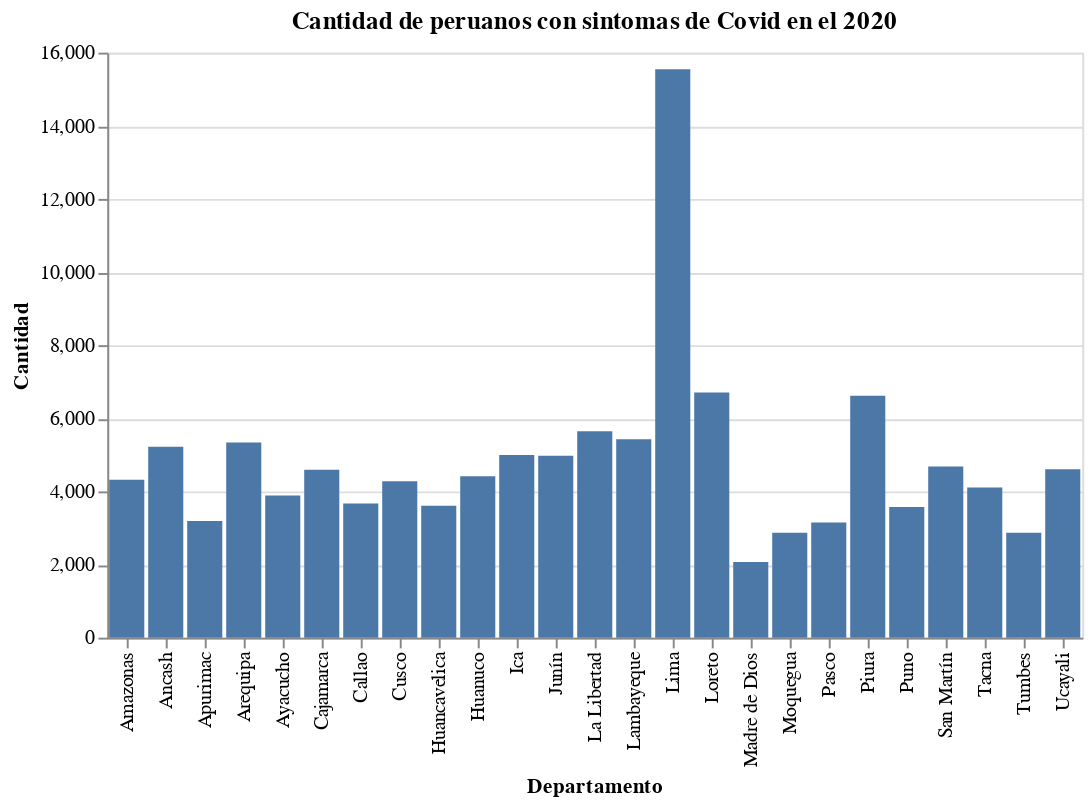

Source (notebook cell):
### Code cell
alt.Chart(a2).mark_bar().encode(alt.Y("Cantidad"),alt.X("Departamento")).properties(
    title='Cantidad de peruanos con sintomas de Covid en el 2020'
)

### Figure 1 — Vega-Lite specification as saved in the notebook (floating-point values rounded to 4 significant figures)
{"config": {"view": {"continuousWidth": 400, "continuousHeight": 300}}, "data": {"name": "data-796f1851fbcd63f77fda4b0fed57d404"}, "mark": "bar", "encoding": {"x": {"field": "Departamento", "type": "nominal"}, "y": {"field": "Cantidad", "type": "quantitative"}}, "title": "Cantidad de peruanos con sintomas de Covid en el 2020", "$schema": "https://vega.github.io/schema/vega-lite/v4.17.0.json", "datasets": {"data-796f1851fbcd63f77fda4b0fed57d404": [{"Departamento": "Amazonas", "Cantidad": 4320}, {"Departamento": "Ancash", "Cantidad": 5223}, {"Departamento": "Apurimac", "Cantidad": 3191}, {"Departamento": "Arequipa", "Cantidad": 5339}, {"Departamento": "Ayacucho", "Cantidad": 3887}, {"Departamento": "Cajamarca", "Cantidad": 4589}, {"Departamento": "Callao", "Cantidad": 3667}, {"Departamento": "Cusco", "Cantidad": 4278}, {"Departamento": "Huancavelica", "Cantidad": 3609}, {"Departamento": "Huanuco", "Cantidad": 4417}, {"Departamento": "Ica", "Cantidad": 4994}, {"Departamento": "Junín", "Cantidad": 4978}, {"Departamento": "La Libertad", "Cantidad": 5645}, {"Departamento": "Lambayeque", "Cantidad": 5424}, {"Departamento": "Lima", "Cantidad": 15543}, {"Departamento": "Loreto", "Cantidad": 6702}, {"Departamento": "Madre de Dios", "Cantidad": 2068}, {"Departamento": "Moquegua", "Cantidad": 2871}, {"Departamento": "Pasco", "Cantidad": 3152}, {"Departamento": "Piura", "Cantidad": 6616}, {"Departamento": "Puno", "Cantidad": 3576}, {"Departamento": "San Martín", "Cantidad": 4678}, {"Departamento": "Tacna", "Cantidad": 4105}, {"Departamento": "Tumbes", "Cantidad": 2868}, {"Departamento": "Ucayali", "Cantidad": 4606}]}}
